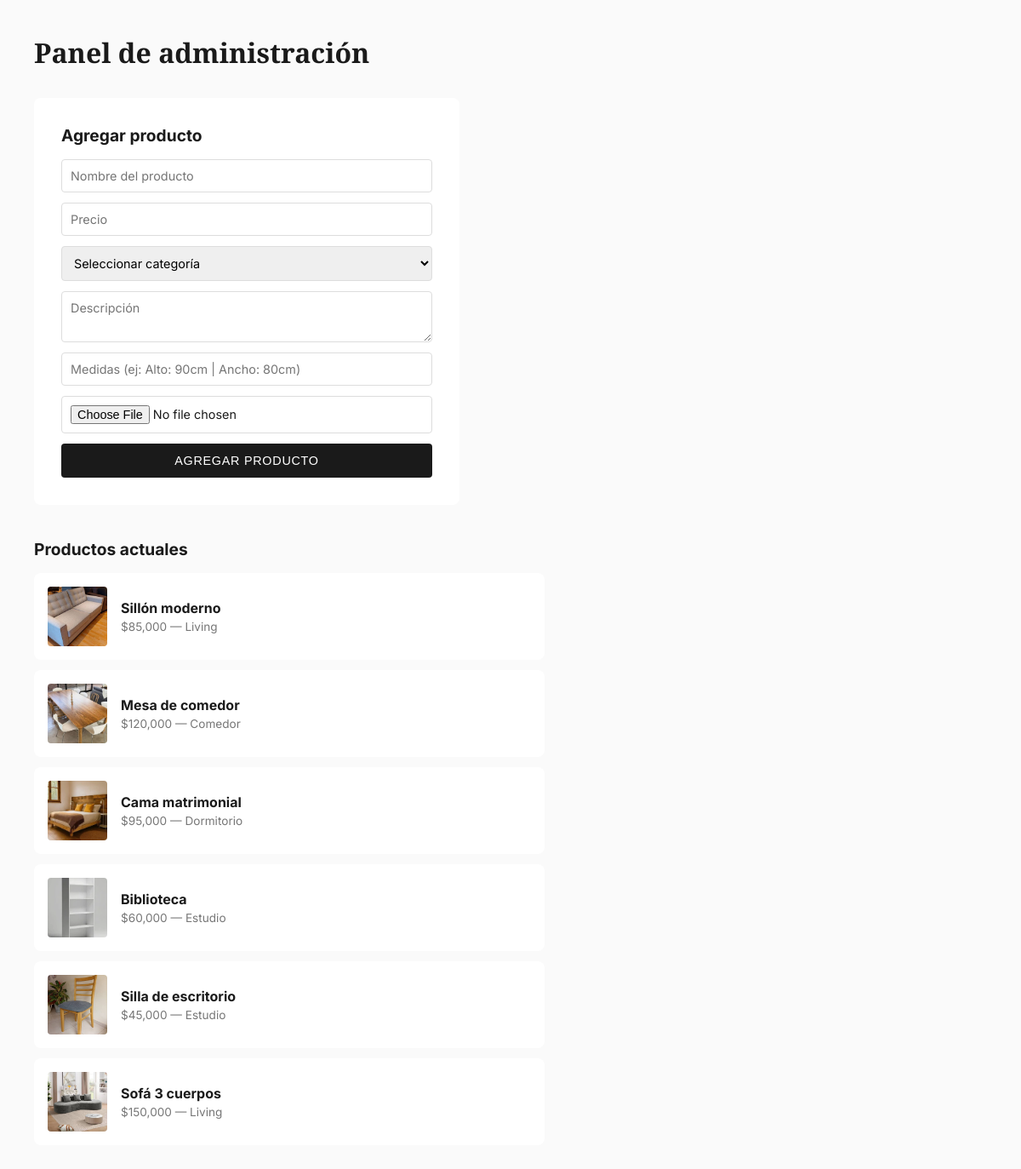
/admin, run on an earlier commit of the app's database.
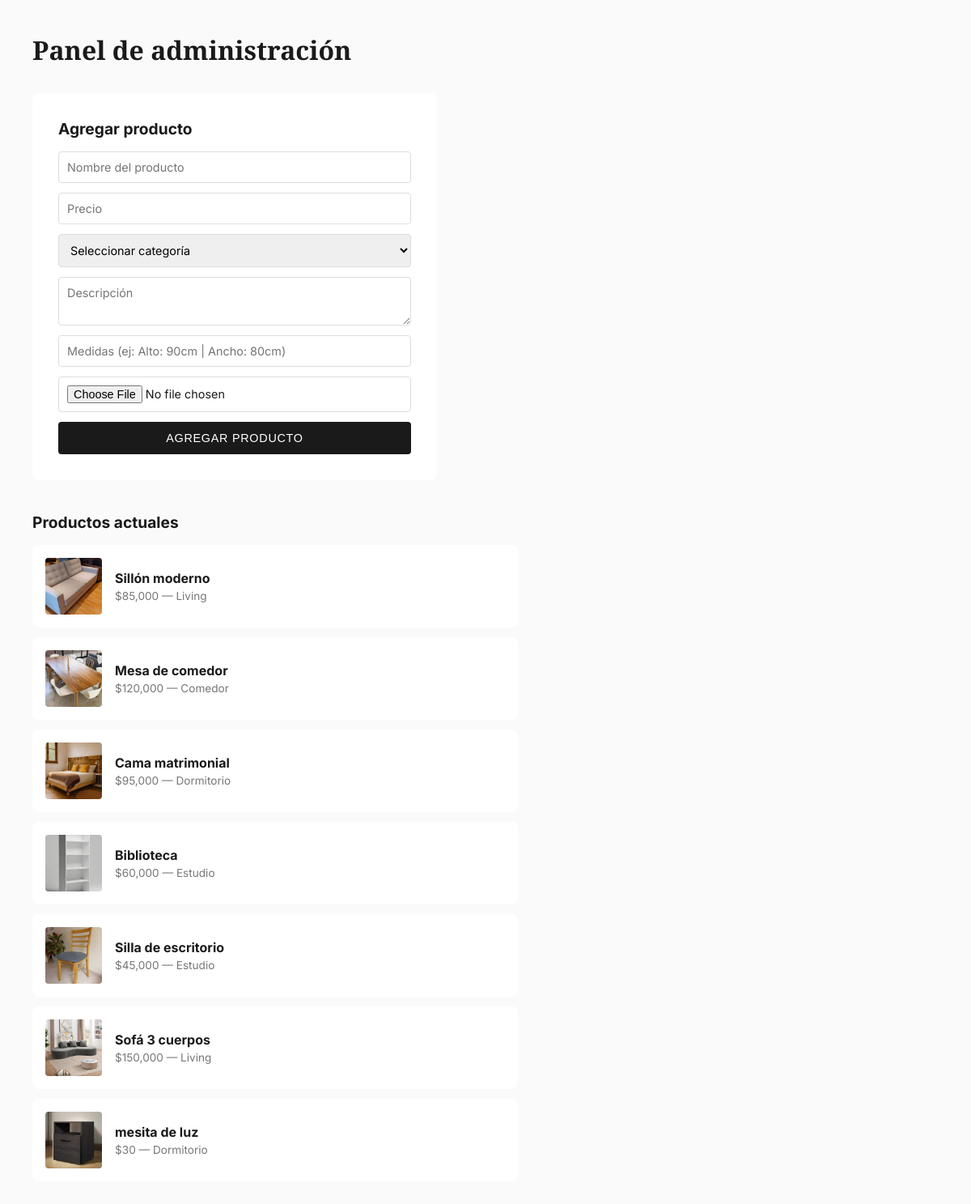
And on a later commit of the database.
### tables this page shows
CREATE TABLE productos (
            id INTEGER PRIMARY KEY AUTOINCREMENT,
            nombre TEXT NOT NULL,
            precio REAL NOT NULL,
            categoria TEXT NOT NULL,
            imagen TEXT NOT NULL,
            descripcion TEXT,
            medidas TEXT
        );

### app.py (the view)
@app.route("/admin")
def admin():
    productos = obtener_productos()
    return render_template("admin.html", productos=productos)

### database.py (called while the page is built)
def conectar():
    return sqlite3.connect("productos.db")

def obtener_productos(categoria=None):
    con = conectar()
    cursor = con.cursor()
    if categoria:
        cursor.execute("SELECT * FROM productos WHERE categoria = ?", (categoria,))
    else:
        cursor.execute("SELECT * FROM productos")
    productos = cursor.fetchall()
    con.close()
    return productos

### templates/admin.html (shortened to what this page needs)
<!DOCTYPE html>
<html lang="es">
  <head>
    <link rel="stylesheet" href="{{ url_for('static', filename='admin.css') }}">
  </head>
  <body>
    <h1>Panel de administración</h1>
    <section class="form-section">
      <h2>Agregar producto</h2>
      <form action="/admin/agregar" method="POST" enctype="multipart/form-data">
        <input type="text" name="nombre" placeholder="Nombre del producto" required>
        <input type="number" name="precio" placeholder="Precio" required>
        <select name="categoria" required>
          <option value="">Seleccionar categoría</option>
        </select>
        <textarea name="descripcion" placeholder="Descripción"></textarea>
        <input type="text" name="medidas" placeholder="Medidas (ej: Alto: 90cm | Ancho: 80cm)">
        <input type="file" name="imagen" accept="image/*" required>
        <button type="submit">Agregar producto</button>
      </form>
    </section>
    <section class="lista-section">
      <h2>Productos actuales</h2>
      <div class="lista-productos">
        {% for producto in productos %}
        <div class="item-producto">
          <img src="{{ url_for('static', filename='imagenes/' + producto[4]) }}" alt="{{ producto[1] }}">
          <div>
            <h3>{{ producto[1] }}</h3>
            <p>${{ "{:,.0f}".format(producto[2]) }} — {{ producto[3] }}</p>
          </div>
        </div>
        {% endfor %}
      </div>
    </section>
  </body>
</html>

### static/admin.css (style rules this page uses)
* { margin: 0; padding: 0; box-sizing: border-box; }
body { font-family: 'Inter', sans-serif; background-color: #fafafa; color: #1a1a1a; padding: 40px; }
h1 { font-family: 'Playfair Display', serif; margin-bottom: 32px; }
h2 { font-size: 1.2rem; margin-bottom: 16px; }
.form-section { background-color: white; padding: 32px; border-radius: 8px; margin-bottom: 40px; max-width: 500px; }
form { display: flex; flex-direction: column; gap: 12px; }
input, select, textarea { padding: 10px; border: 1px solid #ddd; border-radius: 4px; font-family: 'Inter', sans-serif; font-size: 0.9rem; }
textarea { resize: vertical; min-height: 60px; }
button { padding: 12px; background-color: #1a1a1a; color: white; border: none; border-radius: 4px; cursor: pointer; font-size: 0.9rem; letter-spacing: 0.05em; text-transform: uppercase; }
.lista-productos { display: flex; flex-direction: column; gap: 12px; max-width: 600px; }
.item-producto { background-color: white; padding: 16px; border-radius: 8px; display: flex; gap: 16px; align-items: center; }
.item-producto img { width: 70px; height: 70px; object-fit: cover; border-radius: 4px; }
.item-producto h3 { font-size: 1rem; margin-bottom: 4px; }
.item-producto p { font-size: 0.85rem; color: #777; }

What changed in the data, as far as the page shows it:
added productos: imagen (picture), nombre "mesita de luz", precio "30", categoria "Dormitorio"
